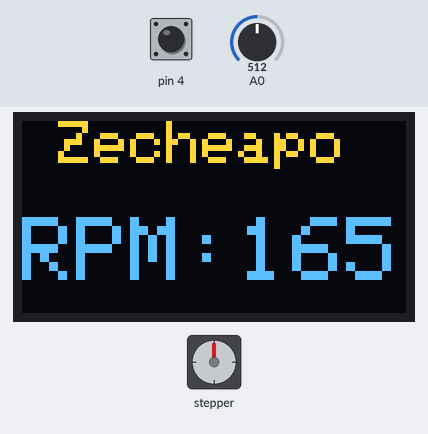
The sketch below on a simulated Arduino Uno, built with avr-gcc and run on an emulated ATmega328P. Shown: 128×64 one-colour display, stepper motor. Inputs (shaded band) come from the test bench; at power-on: pin 4 HIGH, A0 = 512. The OLED is the two-colour kind (top 16 rows yellow); stepper angles assume 200 steps per turn; what the sketch prints to the serial monitor is not drawn.

Above: at 5.3 s.
5.4 s: pin 4 pulled LOW for 3.2 s
At 6.7 s:
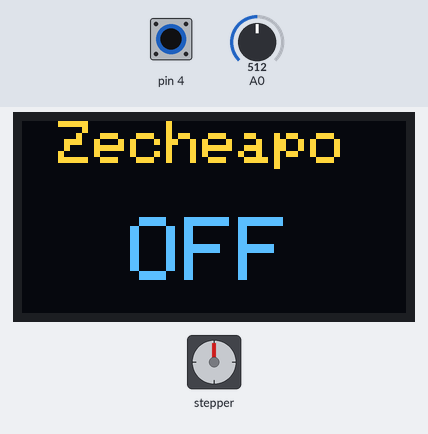
10.7 s: A0 set to 716
At 11.2 s:
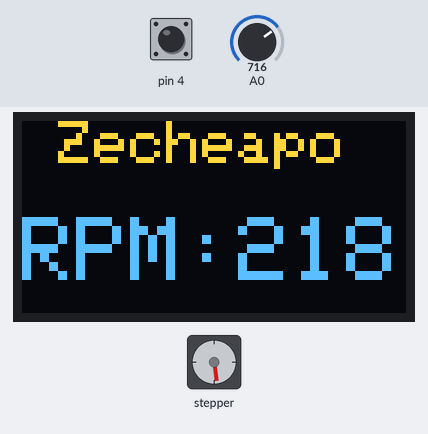
13.7 s: A0 set to 900
At 14.03 s:
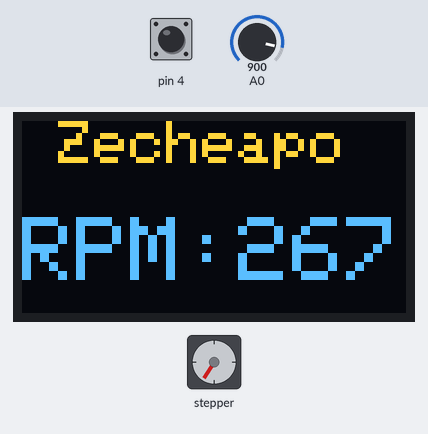
16.7 s: A0 set to 1023
At 17.1 s:
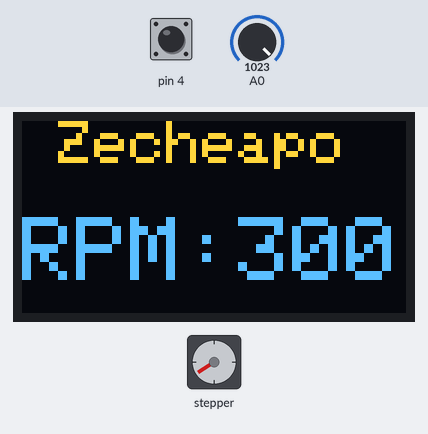
19.3 s: pin 4 pulled LOW for 1 s
At 20.45 s:
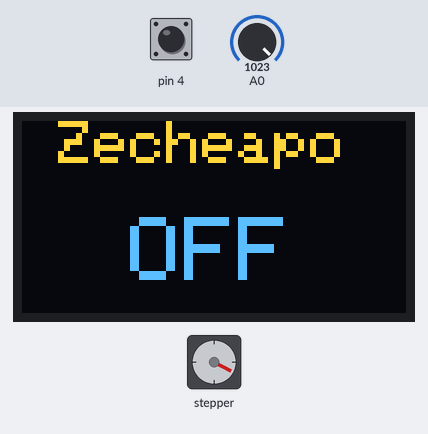
21.8 s: A0 set to 306
At 22.28 s:
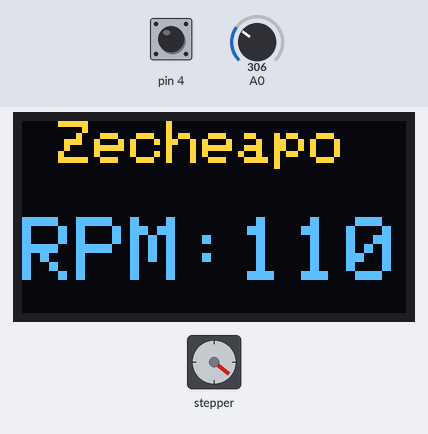
Timing chart, 0 to 25.8 s (numbered marks = the images above; inputs shaded):
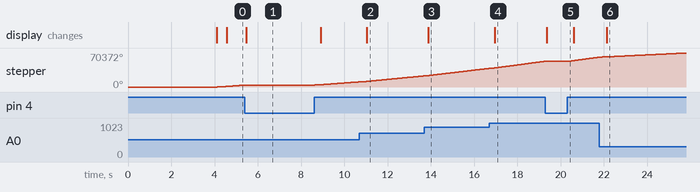

Measured:
- after the input at 5.4 s, the display: changes after 0.06 s (image 1)
- after the input at 10.7 s, the display: changes after 0.35 s (image 2)
- after the input at 13.7 s, the display: changes after 0.18 s (image 3)
- after the input at 16.7 s, the display: changes after 0.25 s (image 4)
- after the input at 19.3 s, the display: changes after 0.06 s (image 5)
- after the input at 21.8 s, the display: changes after 0.33 s (image 6)

The sketch:

Zecheapo_V1.ino
```cpp
// SPI-Oled related headers
#include <SPI.h>
#include <Wire.h>
#include <Adafruit_GFX.h>
#include <Adafruit_SH110X.h>
#include <Stepper.h>

//SPI oled related variables
#define SCREEN_WIDTH 128 // OLED display width, in pixels
#define SCREEN_HEIGHT 64 // OLED display height, in pixels
#define OLED_RESET -1   //   QT-PY / XIAO
#define i2c_Address 0x3c

const int stepsPerRevolution = 200;
Stepper myStepper(stepsPerRevolution, 2,3);

Adafruit_SH1106G display = Adafruit_SH1106G(SCREEN_WIDTH, SCREEN_HEIGHT, &Wire, OLED_RESET);
int switchPrevious=-1, rpmPrevious=-1;


void setup() {

  // put your setup code here, to run once:
  pinMode(4, INPUT_PULLUP);

  //Begin Serial
  Serial.begin(115200);
  Serial.println("ZeCheapo Initialising");


  //initialise Display
  display.begin(i2c_Address, true);
  display.clearDisplay();
  display.setTextSize(2);
  display.setTextColor(SH110X_WHITE);
  display.setCursor(0, 0);

  display.println("  Welcome");

  display.setCursor(0, 20);
  display.setTextSize(1);
  display.println("");
  display.setTextSize(2);
  display.println("  Zecheapo");
  display.setTextSize(1);
  display.println("");
  //display.println("");
  display.println("   V.1a Initialising");


  display.display();
  delay(2000);


  display.display();
  delay(2000);
  display.clearDisplay();
  display.display();


}

void loop() {
  // put your main code here, to run repeatedly:

 // Detect and display Off state
  while(digitalRead(4)==0){
    if((switchPrevious==-1)||(switchPrevious==1)){
    Serial.println("Motor Off");
    display.clearDisplay();
    display.display();
    display.setTextSize(2);
    display.setCursor(0, 0);
    display.println(" Zecheapo");
    display.println("");
    display.setTextSize(3);
    display.print("  OFF");
    display.display();
    switchPrevious=0;
    rpmPrevious=-1;

    }

  }

 // Detect and display ON state
  while(digitalRead(4)==1){

    //Read Potentiometer value and put inrange 25 to 200
    int sensorValue = map(analogRead(0),0,1023,30,300);
    int motorSpeed = sensorValue*3.333333;
     if (motorSpeed > 0) {
    myStepper.setSpeed(motorSpeed);
    // step 1/100 of a revolution:
    myStepper.step(stepsPerRevolution);
  }
    if(((rpmPrevious==-1)||(rpmPrevious!=sensorValue))&&((sensorValue>1+rpmPrevious)||(sensorValue<rpmPrevious-1)))
    {
    Serial.println("Motor on");
    Serial.println(sensorValue); // serial output RPM value
    //Display RPM on Oled
    display.clearDisplay();
    display.display();
    display.setTextSize(2);
    display.setCursor(0, 0);
    display.println(" Zecheapo");
    display.println("");
    display.setTextSize(3);
    display.print("RPM:");
    display.display();
    display.print(sensorValue);
    display.display();
    switchPrevious=1;
    rpmPrevious=sensorValue;
    delay(1);
    }
  }
}
```
